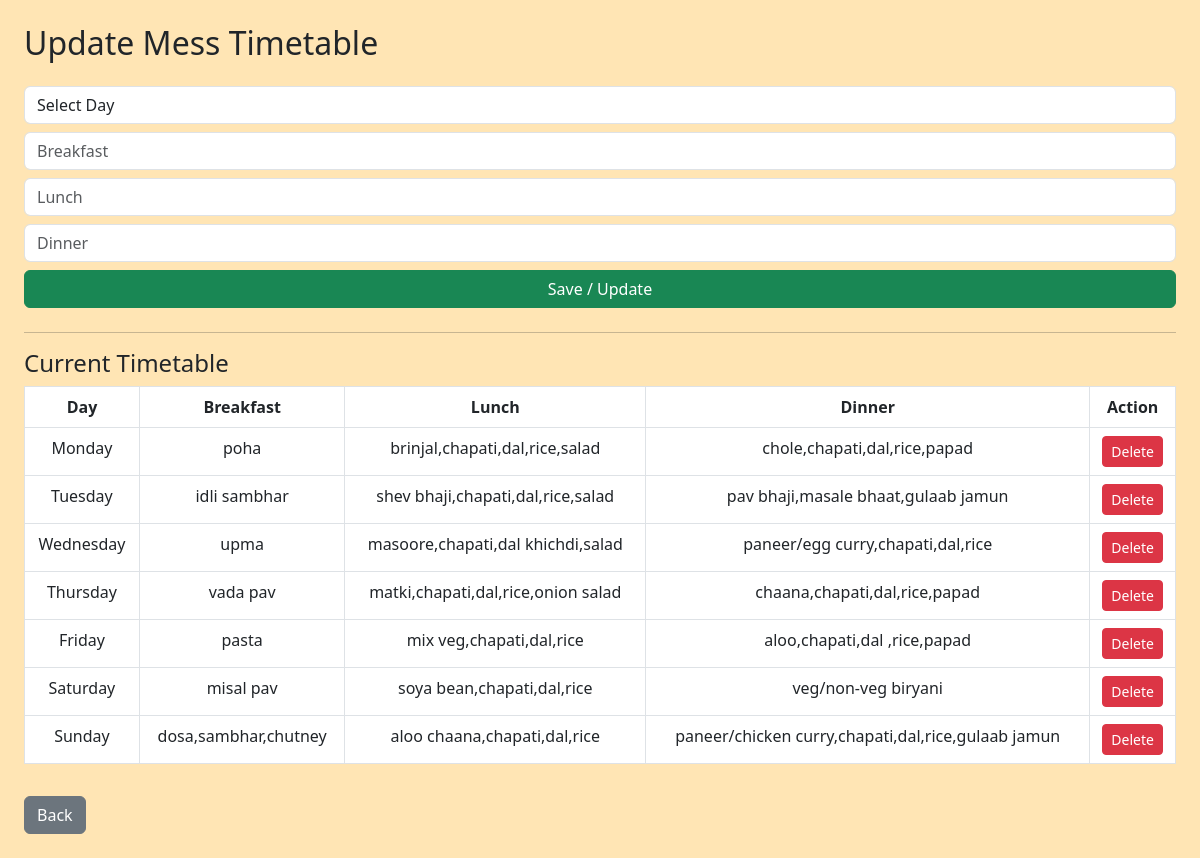
The app's page /admin_timetable (signed in) with its own data.
### tables this page shows
CREATE TABLE timetable (
        id INTEGER PRIMARY KEY AUTOINCREMENT,
        day TEXT,
        breakfast TEXT,
        lunch TEXT,
        dinner TEXT
    );

### app.py (the view, shortened to what this page needs)
@app.route("/admin_timetable", methods=["GET", "POST"])
def admin_timetable():
    if "admin" not in session:
        return redirect("/")
    conn = sqlite3.connect("database.db")
    cur = conn.cursor()
    cur.execute("SELECT * FROM timetable")
    data = cur.fetchall()
    conn.close()
    return render_template("admin_timetable.html", data=data)

### templates/admin_timetable.html (shortened to what this page needs)
<!DOCTYPE html>
<html>
<head>
    <link href="https://cdn.jsdelivr.net/npm/bootstrap@5.3.0/dist/css/bootstrap.min.css" rel="stylesheet">
</head>
<body class="p-4" style="background: #ffe5b4;">
<h2 class="mb-4">Update Mess Timetable</h2>
<form method="POST" class="mb-4">
    <select name="day" class="form-control mb-2" required>
        <option value="">Select Day</option>
    </select>
    <input type="text" name="breakfast" placeholder="Breakfast" class="form-control mb-2" required>
    <input type="text" name="lunch" placeholder="Lunch" class="form-control mb-2" required>
    <input type="text" name="dinner" placeholder="Dinner" class="form-control mb-2" required>
    <button class="btn btn-success w-100">Save / Update</button>
</form>
<hr>
<h4>Current Timetable</h4>
<table class="table table-bordered text-center">
    <tr>
        <th>Day</th>
        <th>Breakfast</th>
        <th>Lunch</th>
        <th>Dinner</th>
        <th>Action</th>
    </tr>
    {% for row in data %}
    <tr>
        <td>{{ row[1] }}</td>
        <td>{{ row[2] }}</td>
        <td>{{ row[3] }}</td>
        <td>{{ row[4] }}</td>
        <td>
            <a href="/delete_timetable/{{ row[0] }}" class="btn btn-danger btn-sm">Delete</a>
        </td>
    </tr>
    {% endfor %}
</table>
<a href="/admin_dashboard" class="btn btn-secondary mt-3">Back</a>
</body>
</html>

### records on screen
timetable: day "Monday", breakfast "poha", lunch "brinjal,chapati,dal,rice,salad", dinner "chole,chapati,dal,rice,papad"
timetable: day "Tuesday", breakfast "idli sambhar", lunch "shev bhaji,chapati,dal,rice,salad", dinner "pav bhaji,masale bhaat,gulaab jamun"
timetable: day "Wednesday", breakfast "upma", lunch "masoore,chapati,dal khichdi,salad", dinner "paneer/egg curry,chapati,dal,rice"
timetable: day "Thursday", breakfast "vada pav", lunch "matki,chapati,dal,rice,onion salad", dinner "chaana,chapati,dal,rice,papad"
timetable: day "Friday", breakfast "pasta", lunch "mix veg,chapati,dal,rice", dinner "aloo,chapati,dal ,rice,papad"
timetable: day "Saturday", breakfast "misal pav", lunch "soya bean,chapati,dal,rice", dinner "veg/non-veg biryani"
timetable: day "Sunday", breakfast "dosa,sambhar,chutney", lunch "aloo chaana,chapati,dal,rice", dinner "paneer/chicken curry,chapati,dal,rice,gulaab jamun"
